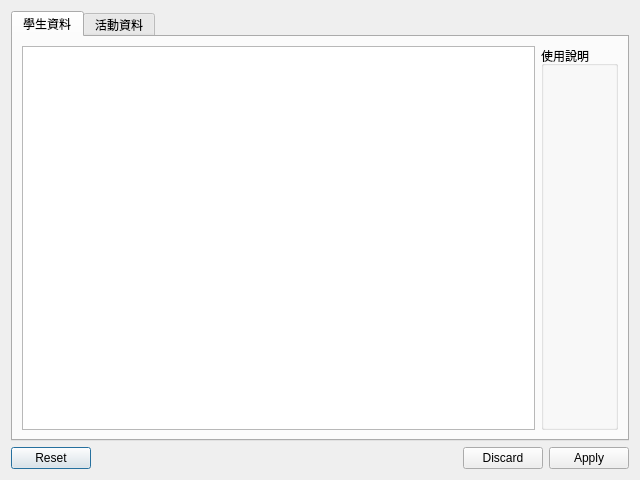
<?xml version="1.0" encoding="UTF-8"?>
<ui version="4.0">
 <class>TableEditDialog</class>
 <widget class="QDialog" name="TableEditDialog">
  <property name="geometry">
   <rect>
    <x>0</x>
    <y>0</y>
    <width>640</width>
    <height>480</height>
   </rect>
  </property>
  <property name="windowTitle">
   <string>Dialog</string>
  </property>
  <layout class="QVBoxLayout" name="verticalLayout">
   <item>
    <widget class="QTabWidget" name="tabWidget">
     <property name="currentIndex">
      <number>0</number>
     </property>
     <widget class="QWidget" name="tab">
      <attribute name="title">
       <string>學生資料</string>
      </attribute>
      <layout class="QHBoxLayout" name="horizontalLayout">
       <item>
        <widget class="QTableWidget" name="studentInfoTable">
         <property name="editTriggers">
          <set>QAbstractItemView::EditTrigger::DoubleClicked</set>
         </property>
         <property name="selectionMode">
          <enum>QAbstractItemView::SelectionMode::MultiSelection</enum>
         </property>
         <property name="selectionBehavior">
          <enum>QAbstractItemView::SelectionBehavior::SelectRows</enum>
         </property>
        </widget>
       </item>
       <item>
        <widget class="QGroupBox" name="groupBox">
         <property name="title">
          <string>使用說明</string>
         </property>
        </widget>
       </item>
      </layout>
     </widget>
     <widget class="QWidget" name="tab_2">
      <attribute name="title">
       <string>活動資料</string>
      </attribute>
      <layout class="QHBoxLayout" name="horizontalLayout_2">
       <item>
        <widget class="QTableWidget" name="eventInfoTable">
         <property name="editTriggers">
          <set>QAbstractItemView::EditTrigger::DoubleClicked</set>
         </property>
         <property name="selectionMode">
          <enum>QAbstractItemView::SelectionMode::MultiSelection</enum>
         </property>
         <property name="selectionBehavior">
          <enum>QAbstractItemView::SelectionBehavior::SelectRows</enum>
         </property>
        </widget>
       </item>
       <item>
        <widget class="QGroupBox" name="groupBox_2">
         <property name="title">
          <string>GroupBox</string>
         </property>
        </widget>
       </item>
      </layout>
     </widget>
    </widget>
   </item>
   <item>
    <widget class="QDialogButtonBox" name="buttonBox">
     <property name="orientation">
      <enum>Qt::Orientation::Horizontal</enum>
     </property>
     <property name="standardButtons">
      <set>QDialogButtonBox::StandardButton::Apply|QDialogButtonBox::StandardButton::Discard|QDialogButtonBox::StandardButton::Reset</set>
     </property>
    </widget>
   </item>
  </layout>
 </widget>
 <resources/>
 <connections>
  <connection>
   <sender>buttonBox</sender>
   <signal>accepted()</signal>
   <receiver>TableEditDialog</receiver>
   <slot>accept()</slot>
   <hints>
    <hint type="sourcelabel">
     <x>248</x>
     <y>254</y>
    </hint>
    <hint type="destinationlabel">
     <x>157</x>
     <y>274</y>
    </hint>
   </hints>
  </connection>
  <connection>
   <sender>buttonBox</sender>
   <signal>rejected()</signal>
   <receiver>TableEditDialog</receiver>
   <slot>reject()</slot>
   <hints>
    <hint type="sourcelabel">
     <x>316</x>
     <y>260</y>
    </hint>
    <hint type="destinationlabel">
     <x>286</x>
     <y>274</y>
    </hint>
   </hints>
  </connection>
 </connections>
</ui>
